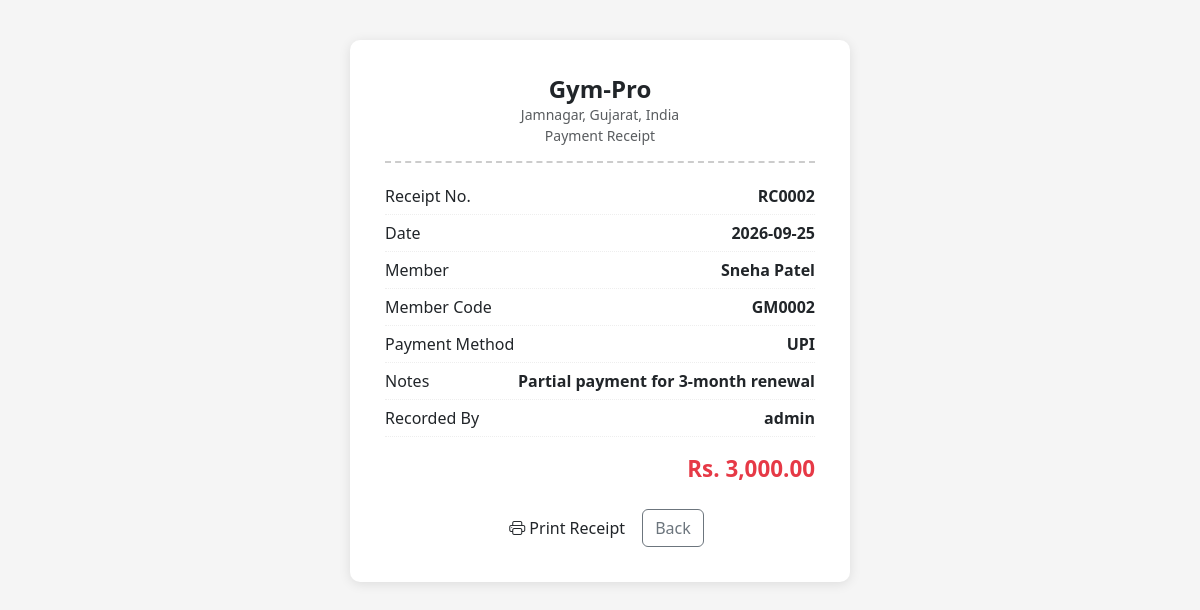
The app's page /admin/payment/receipt.php?id=2 (signed in) with its own data.
### tables this page shows
CREATE TABLE payments (
    payment_id INT AUTO_INCREMENT PRIMARY KEY,
    receipt_number VARCHAR(20) NOT NULL UNIQUE,
    member_id INT NOT NULL,
    amount DECIMAL(10,2) NOT NULL,
    payment_date DATE NOT NULL,
    payment_method ENUM('Cash','UPI','Card','Bank Transfer','Other') DEFAULT 'Cash',
    notes VARCHAR(255),
    recorded_by INT NOT NULL,
    created_at DATETIME DEFAULT CURRENT_TIMESTAMP,
    FOREIGN KEY (member_id) REFERENCES members(member_id) ON DELETE CASCADE,
    FOREIGN KEY (recorded_by) REFERENCES admins(admin_id) ON DELETE CASCADE
);

CREATE TABLE members (
    member_id INT AUTO_INCREMENT PRIMARY KEY,
    member_code VARCHAR(20) NOT NULL UNIQUE,
    photo VARCHAR(255) DEFAULT 'default-member.png',
    full_name VARCHAR(100) NOT NULL,
    gender ENUM('Male','Female','Other') DEFAULT 'Male',
    dob DATE,
    phone VARCHAR(20) NOT NULL UNIQUE,
    email VARCHAR(100) NOT NULL UNIQUE,
    address VARCHAR(255),
    emergency_contact VARCHAR(20),
    duration_months INT NOT NULL DEFAULT 1,
    membership_start_date DATE NOT NULL,
    membership_expiry_date DATE NOT NULL,
    username VARCHAR(50) NOT NULL UNIQUE,
    password VARCHAR(255) NOT NULL,
    status ENUM('Active','Expired','Inactive','Pending Payment') DEFAULT 'Active',
    created_by VARCHAR(50),
    created_method ENUM('Request','Admin') DEFAULT 'Admin',
    created_at DATETIME DEFAULT CURRENT_TIMESTAMP
);

### admin/payment/receipt.php (the view, shortened to what this page needs)
<?php
require_once "../../includes/config.php";
$id = (int)((isset($_GET['id']) ? $_GET['id'] : 0));
$stmt = mysqli_prepare($conn, "
    SELECT p.*, m.full_name, m.member_code, a.admin_username AS admin_name
    FROM payments p
    JOIN members m ON p.member_id = m.member_id
    JOIN admins a ON p.recorded_by = a.admin_id
    WHERE p.payment_id = ?
");
mysqli_stmt_bind_param($stmt, "i", $id);
mysqli_stmt_execute($stmt);
$payment = mysqli_fetch_assoc(mysqli_stmt_get_result($stmt));
$settings = array();
$res = mysqli_query($conn, "SELECT setting_key, setting_value FROM settings");
while ($row = mysqli_fetch_assoc($res)) { $settings[$row['setting_key']] = $row['setting_value']; }
?>
<!DOCTYPE html>
<html lang="en">
<head>
    <link href="https://cdn.jsdelivr.net/npm/bootstrap@5.3.3/dist/css/bootstrap.min.css" rel="stylesheet">
</head>
<body>
    <div class="receipt-box">
        <div class="receipt-header">
            <h4 class="fw-bold mb-0"><?php echo htmlspecialchars((isset($settings['gym_name']) ? $settings['gym_name'] : 'Gym-Pro')); ?></h4>
            <p class="text-muted small mb-0"><?php echo htmlspecialchars((isset($settings['gym_address']) ? $settings['gym_address'] : '')); ?></p>
            <p class="text-muted small mb-0">Payment Receipt</p>
        </div>
        <div class="receipt-row"><span>Receipt No.</span><strong><?php echo htmlspecialchars($payment['receipt_number']); ?></strong></div>
        <div class="receipt-row"><span>Date</span><strong><?php echo htmlspecialchars($payment['payment_date']); ?></strong></div>
        <div class="receipt-row"><span>Member</span><strong><?php echo htmlspecialchars($payment['full_name']); ?></strong></div>
        <div class="receipt-row"><span>Member Code</span><strong><?php echo htmlspecialchars($payment['member_code']); ?></strong></div>
        <div class="receipt-row"><span>Payment Method</span><strong><?php echo htmlspecialchars($payment['payment_method']); ?></strong></div>
        <?php if ($payment['notes']): ?>
        <div class="receipt-row"><span>Notes</span><strong><?php echo htmlspecialchars($payment['notes']); ?></strong></div>
        <?php endif; ?>
        <div class="receipt-row"><span>Recorded By</span><strong><?php echo htmlspecialchars($payment['admin_name']); ?></strong></div>
        <div class="receipt-total">Rs. <?php echo number_format($payment['amount'], 2); ?></div>
        <div class="no-print text-center mt-4">
            <button onclick="window.print()" class="btn btn-gym-primary"><i class="bi bi-printer"></i> Print Receipt</button>
            <a href="payments.php" class="btn btn-outline-secondary">Back</a>
        </div>
    </div>
    <link rel="stylesheet" href="https://cdn.jsdelivr.net/npm/bootstrap-icons@1.11.3/font/bootstrap-icons.css">
</body>
</html>

### admin/payment/receipt.php (style rules this page uses)
body { background: #f5f5f5; padding: 40px 15px; }
.receipt-box { max-width: 500px; margin: 0 auto; background: #fff; border-radius: 10px; padding: 35px; box-shadow: 0 2px 12px rgba(0,0,0,0.1); }
.receipt-header { text-align: center; border-bottom: 2px dashed #ccc; padding-bottom: 15px; margin-bottom: 15px; }
.receipt-row { display: flex; justify-content: space-between; padding: 6px 0; border-bottom: 1px dotted #eee; }
.receipt-total { font-size: 1.4rem; font-weight: 800; text-align: right; margin-top: 15px; color: #e63946; }

### records on screen
payments: receipt_number "RC0002", payment_date "2026-09-25", member.full_name "Sneha Patel", member.member_code "GM0002", payment_method "UPI", notes "Partial payment for 3-month renewal", recorded_by.admin_username "admin", amount "3,000.00"

### other values on screen
isset($settings['gym_name']) ? $settings['gym_name'] : 'Gym-Pro' "Gym-Pro"
isset($settings['gym_address']) ? $settings['gym_address'] : '' "Jamnagar, Gujarat, India"
